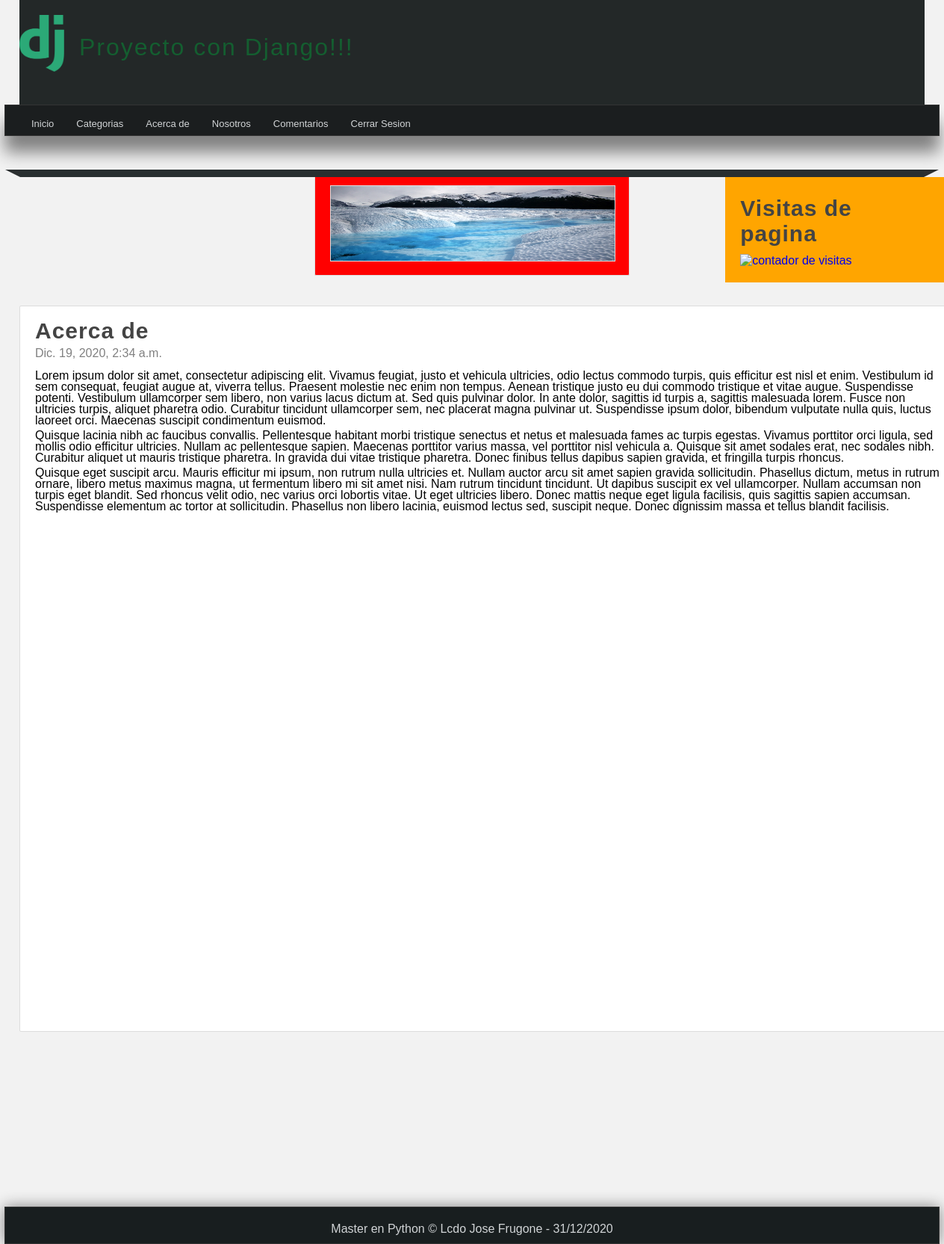
The app's page /pagina/acerca_de (signed in) with its own data.
### pages/models.py (models this page shows, shortened)
class Page(models.Model):
    title = models.CharField(max_length=150, verbose_name="Titulo")
    content = RichTextField(verbose_name="Contenido")
    slug = models.CharField(unique=True,max_length=150, verbose_name="URL_amigable")
    order = models.IntegerField(default=0,verbose_name="orden")
    visible = models.BooleanField(verbose_name="visible?")
    created_at = models.DateTimeField(auto_now_add=True, verbose_name="Creado_el")
    updated_at = models.DateTimeField(auto_now=True, verbose_name="Actualizado_el")
    class Meta:
        verbose_name = "Pagina"
        verbose_name_plural = "Paginas"

### pages/views.py (the view)
# urls.py: path('pagina/<str:slug>', views.page, name="page"),
@login_required(login_url="login")
def page(request, slug):
    page = Page.objects.get(slug=slug)
    return render(request, "pages/page.html", {
       "page":page
    })

### blog/processor.py (called while the page is built)
def get_categories(request):
    categories_in_use = Article.objects.filter(public=True).values_list('categories', flat=True)
    categoria = Category.objects.filter(id__in=categories_in_use).values_list('id', 'name', 'description')
    return {
        'ids':categories_in_use,
        'categoria':categoria
    }

### pages/context_processor.py (called while the page is built)
def get_pages(request):
    pages = Page.objects.filter(visible=True).order_by('order').values_list('id', 'title', 'slug')
    return {
        'pages':pages
    }

### pages/templates/pages/page.html (shortened to what this page needs)
{% extends 'layout/layout.html' %}
{% block content %}
    <h1 class="title">{{page.title}}</h1>
    <span class="date">{{page.created_at}}</span>
    <p>{{page.content|safe}}</p>
{% endblock %}

### mainapp/templates/layout/layout.html (shortened to what this page needs)
{% load static %}
<!DOCTYPE html>
<html lang="es">
<head>
    <link rel="stylesheet" type="text/css" href="{% static 'css/styles.css' %}" />
</head>
<body>
    <header>
        <div id="logotipo">
            <img src="{% static 'images/logo.png'%}" />
            <h1>Proyecto con Django!!!</h1>
        </div>
    </header>
    <nav>
        <ul>
            <li>
                <a href="{% url 'inicio' %}">Inicio</a>
            </li>
            {% if user.email %}
                <li>
                    <a href="{% url 'list_article' %}">Categorias</a>
                </li>
                {% for page in pages %}
                <li>
                    <a href="{% url 'page' page.2 %}">{{page.1}}</a>
                </li>
                {% endfor %}
                <li>
                    <a href="{% url 'logout' %}">Cerrar Sesion</a>
                </li>
            {% endif %}
        </ul>
    </nav>
    <div class="barra">
        <span class="esquina-izquierda"></span>
        <span class="relleno-barra"></span>
        <span class="esquina-derecha"></span>
    </div>
    <div class="contador-visitas">
        <aside>
                <h2 class="title">Visitas de pagina</h2>
                <a href="https://www.contadorvisitasgratis.com" title="contador de visitas"><img
                        src="https://counter3.stat.ovh/private/contadorvisitasgratis.php?c=uaa1seee4dfrfe6n1kmllx6dggjh116s"
                        border="0" title="contador de visitas" alt="contador de visitas" target="_blank"></a>
        </aside>
    </div>
    <div class="box-imagen">
         <img src="{% static 'images/mifondo2.jpg'%}" />
    </div>
    <div class="content">
            <div class="box">
                {% block content %}{% endblock %}
            </div>
    </div>
    <div class="mapa-lugar">
                    <iframe src="https://www.google.com/maps/embed?pb=!1m14!1m12!1m3!1d15948.13508653324!2d-79.88568169999999!3d-2.1407391000000002!2m3!1f0!2f0!3f0!3m2!1i1024!2i768!4f13.1!5e0!3m2!1ses-419!2sec!4v1604331730668!5m2!1ses-419!2sec" width="300" height="200" frameborder="0" style="border:0;" allowfullscreen="" aria-hidden="false" tabindex="0"></iframe>
    </div>
    <footer>
        Master en Python &copy; Lcdo Jose Frugone - {% now "d/m/Y" %}
    </footer>
</body>
</html>

### mainapp/static/css/styles.css (style rules this page uses)
* { margin: 0px; padding: 0px; font-family: sans-serif, Arial, Helvetica; text-decoration: none; }
body { background-color: #F2F2F2; }
p, h2, h3, ul { margin-top: 5px; margin-bottom: 5px; }
ul, ol { margin-left: 20px; margin-bottom: 20px; }
header { width: 1212px; height: 140px; background-color: #232828; margin: 0px auto; }
#logotipo img { display: block; width: 60px; float: left; margin-top: 20px; }
#logotipo h1 { display: block; float: left; letter-spacing: 2px; margin-top: 45px; margin-left: 20px; font-weight: lighter; color: #145e30 }
nav { width: 1250px; height: 40px; background-color: #1B1E1F; border: 1px solid #333333; margin: 0 auto; margin-bottom: 45px; box-shadow: 0px 22px 22px gray; font-size: 13px; }
nav > ul { list-style: none; text-decoration: none; }
nav > ul > li { line-height: 40px; float: left; }
nav > ul > li > a { display: block; padding-left: 15px; padding-right: 15px; color: #d1d4d6; }
.barra { width: 1250px; margin: 0 auto; }
.esquina-izquierda { display: block; border-left: 20px solid transparent; border-top: 10px solid #2B2F30; float: left; }
.esquina-derecha { display: block; border-right: 20px solid transparent; border-top: 10px solid #2B2F30; float: right; }
.relleno-barra { display: block; width: 1210px; background: #282F30; height: 10px; float: left; }
.content { width: 1212px; min-height: 500px; margin: 0px auto; margin-bottom: 30px; margin-top: 40px; line-height: 15px; }
.date { display: block; margin-top: 15px; margin-bottom: 15px; color: grey; }
.box { background: white; width: 100%; min-height: 930px; padding: 20px; border: 1px solid #ddd; border-radius: 2px; margin: 0 auto; }
.box-imagen { background: red; width: 30%; height: 100px; padding: 20px; border: 1px solid #ddd; border-radius: 2px; margin: 0 auto; }
.box-imagen img { width: 100%; height: 100px; float: left; border: 1px solid #ddd; margin: 0 auto; }
.title { color: #444; letter-spacing: 1px; font-size: 30px; margin-bottom: 10px; margin-top: 5px; }
aside { float: right; width: 20%; padding: 20px; min-height: 100px; margin: 0 auto; background: orange; }
footer { width: 1250px; background-color: #181E1F; border: 1px solid #333; color: #d1d4d6; text-align: center; margin: 0 auto; padding-top: 20px; padding-bottom: 10px; box-shadow: 0px 0px 20px gray; }

### records on screen
Page: title "Acerca de", created_at "Dic. 19, 2020, 2:34 a.m.", content "Lorem ipsum dolor sit amet, consectetur adipiscing elit. Vivamus feugiat, justo et vehicula ultricies, odio lectus commodo turpis, quis efficitur est nisl et enim. Vestibulum id sem consequat, feugiat augue at, viverra tellus. Praesent molestie nec enim non tempus. Aenean tristique justo eu dui commodo tristique et vitae augue. Suspendisse potenti. Vestibulum ullamcorper sem libero, non varius lacus dictum at. Sed quis pulvinar dolor. In ante dolor, sagittis id turpis a, sagittis malesuada lorem. Fusce non ultricies turpis, aliquet pharetra odio. Curabitur tincidunt ullamcorper sem, nec placerat magna pulvinar ut. Suspendisse ipsum dolor, bibendum vulputate nulla quis, luctus laoreet orci.…"
Page: title "Nosotros"
Page: title "Comentarios"
